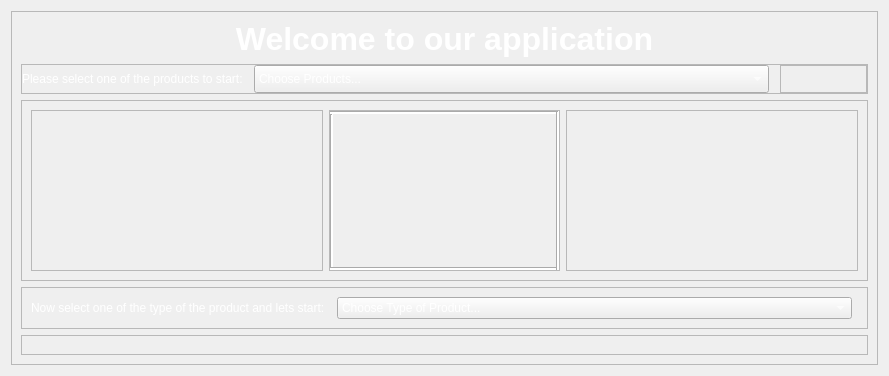
            <widget class="QWidget" name="home_page">
             <property name="styleSheet">
              <string notr="true"/>
             </property>
             <layout class="QVBoxLayout" name="verticalLayout_15">
              <item>
               <widget class="QFrame" name="home1">
                <property name="frameShape">
                 <enum>QFrame::StyledPanel</enum>
                </property>
                <property name="frameShadow">
                 <enum>QFrame::Raised</enum>
                </property>
                <layout class="QVBoxLayout" name="verticalLayout_11">
                 <item>
                  <widget class="QLabel" name="Welcome_title">
                   <property name="styleSheet">
                    <string notr="true">font: 75 24pt &quot;&quot;Calibri&quot;&quot;;
color: rgb(255, 255, 255);</string>
                   </property>
                   <property name="text">
                    <string>&lt;!DOCTYPE HTML PUBLIC &quot;-//W3C//DTD HTML 4.0//EN&quot; &quot;http://www.w3.org/TR/REC-html40/strict.dtd&quot;&gt;
&lt;html&gt;&lt;head&gt;&lt;meta name=&quot;qrichtext&quot; content=&quot;1&quot; /&gt;&lt;style type=&quot;text/css&quot;&gt;
p, li { white-space: pre-wrap; }
&lt;/style&gt;&lt;/head&gt;&lt;body style=&quot; font-family:'Times New Roman'; font-size:24pt; font-weight:72; font-style:normal;&quot;&gt;
&lt;p align=&quot;center&quot; style=&quot; margin-top:12px; margin-bottom:12px; margin-left:0px; margin-right:0px; -qt-block-indent:0; text-indent:0px;&quot;&gt;&lt;span style=&quot; font-weight:600;&quot;&gt;Welcome to our application&lt;/span&gt;&lt;/p&gt;&lt;/body&gt;&lt;/html&gt;</string>
                   </property>
                  </widget>
                 </item>
                 <item>
                  <widget class="QFrame" name="Products_selection_1">
                   <property name="frameShape">
                    <enum>QFrame::StyledPanel</enum>
                   </property>
                   <property name="frameShadow">
                    <enum>QFrame::Raised</enum>
                   </property>
                   <layout class="QHBoxLayout" name="horizontalLayout_8">
                    <property name="spacing">
                     <number>11</number>
                    </property>
                    <property name="leftMargin">
                     <number>0</number>
                    </property>
                    <property name="topMargin">
                     <number>0</number>
                    </property>
                    <property name="rightMargin">
                     <number>0</number>
                    </property>
                    <property name="bottomMargin">
                     <number>0</number>
                    </property>
                    <item alignment="Qt::AlignLeft">
                     <widget class="QLabel" name="prod_mess_start">
                      <property name="styleSheet">
                       <string notr="true">color: rgb(255, 255, 255);
font: 16pt &quot;Calibri&quot;;</string>
                      </property>
                      <property name="text">
                       <string>Please select one of the products to start:</string>
                      </property>
                     </widget>
                    </item>
                    <item alignment="Qt::AlignHCenter">
                     <widget class="QComboBox" name="comboBox">
                      <property name="minimumSize">
                       <size>
                        <width>515</width>
                        <height>28</height>
                       </size>
                      </property>
                      <property name="styleSheet">
                       <string notr="true">color: rgb(255, 255, 255);
font: 12pt &quot;Calibri&quot;;</string>
                      </property>
                      <item>
                       <property name="text">
                        <string>Choose Products...</string>
                       </property>
                      </item>
                     </widget>
                    </item>
                    <item>
                     <widget class="QFrame" name="frame_22">
                      <property name="frameShape">
                       <enum>QFrame::StyledPanel</enum>
                      </property>
                      <property name="frameShadow">
                       <enum>QFrame::Raised</enum>
                      </property>
                     </widget>
                    </item>
                   </layout>
                  </widget>
                 </item>
                 <item>
                  <widget class="QFrame" name="imgh1">
                   <property name="styleSheet">
                    <string notr="true"/>
                   </property>
                   <property name="frameShape">
                    <enum>QFrame::StyledPanel</enum>
                   </property>
                   <property name="frameShadow">
                    <enum>QFrame::Raised</enum>
                   </property>
                   <layout class="QHBoxLayout" name="horizontalLayout_17">
                    <item>
                     <widget class="QFrame" name="frame_15">
                      <property name="frameShape">
                       <enum>QFrame::StyledPanel</enum>
                      </property>
                      <property name="frameShadow">
                       <enum>QFrame::Raised</enum>
                      </property>
                     </widget>
                    </item>
                    <item>
                     <widget class="QFrame" name="imagehome1">
                      <property name="minimumSize">
                       <size>
                        <width>231</width>
                        <height>161</height>
                       </size>
                      </property>
                      <property name="maximumSize">
                       <size>
                        <width>231</width>
                        <height>161</height>
                       </size>
                      </property>
                      <property name="frameShape">
                       <enum>QFrame::StyledPanel</enum>
                      </property>
                      <property name="frameShadow">
                       <enum>QFrame::Raised</enum>
                      </property>
                      <layout class="QGridLayout" name="gridLayout_7">
                       <property name="leftMargin">
                        <number>0</number>
                       </property>
                       <property name="topMargin">
                        <number>0</number>
                       </property>
                       <property name="rightMargin">
                        <number>0</number>
                       </property>
                       <property name="bottomMargin">
                        <number>0</number>
                       </property>
                       <property name="spacing">
                        <number>0</number>
                       </property>
                       <item row="0" column="0" colspan="2">
                        <widget class="Line" name="line">
                         <property name="styleSheet">
                          <string notr="true">background-color: rgb(255, 255, 255);</string>
                         </property>
                         <property name="orientation">
                          <enum>Qt::Horizontal</enum>
                         </property>
                        </widget>
                       </item>
                       <item row="0" column="2" rowspan="3">
                        <widget class="Line" name="line_4">
                         <property name="styleSheet">
                          <string notr="true">background-color: rgb(255, 255, 255);</string>
                         </property>
                         <property name="orientation">
                          <enum>Qt::Vertical</enum>
                         </property>
                        </widget>
                       </item>
                       <item row="1" column="0">
                        <widget class="Line" name="line_3">
                         <property name="styleSheet">
                          <string notr="true">background-color: rgb(255, 255, 255);</string>
                         </property>
                         <property name="orientation">
                          <enum>Qt::Vertical</enum>
                         </property>
                        </widget>
                       </item>
                       <item row="1" column="1">
                        <widget class="QLabel" name="Pic_1">
                         <property name="styleSheet">
                          <string notr="true">Qlabel{border-top-color: rgb(255, 255, 255);
border-left-color: rgb(255, 255, 255);
border-bottom-color: rgb(255, 255, 255);
border-right-color: rgb(255, 255, 255);
image: url(:/Vulkan/vulkan(pd).png);}
</string>
                         </property>
                         <property name="text">
                          <string/>
                         </property>
                        </widget>
                       </item>
                       <item row="2" column="0" colspan="2">
                        <widget class="Line" name="line_2">
                         <property name="styleSheet">
                          <string notr="true">background-color: rgb(255, 255, 255);</string>
                         </property>
                         <property name="orientation">
                          <enum>Qt::Horizontal</enum>
                         </property>
                        </widget>
                       </item>
                      </layout>
                     </widget>
                    </item>
                    <item>
                     <widget class="QFrame" name="frame_16">
                      <property name="frameShape">
                       <enum>QFrame::StyledPanel</enum>
                      </property>
                      <property name="frameShadow">
                       <enum>QFrame::Raised</enum>
                      </property>
                     </widget>
                    </item>
                   </layout>
                  </widget>
                 </item>
                 <item>
                  <widget class="QFrame" name="Product_type">
                   <property name="frameShape">
                    <enum>QFrame::StyledPanel</enum>
                   </property>
                   <property name="frameShadow">
                    <enum>QFrame::Raised</enum>
                   </property>
                   <layout class="QHBoxLayout" name="horizontalLayout_18">
                    <item alignment="Qt::AlignLeft">
                     <widget class="QLabel" name="prod_mess_start_1_2">
                      <property name="styleSheet">
                       <string notr="true">color: rgb(255, 255, 255);
font: 16pt &quot;Calibri&quot;;</string>
                      </property>
                      <property name="text">
                       <string>Now select one of the type of the product and lets start:  </string>
                      </property>
                     </widget>
                    </item>
                    <item>
                     <layout class="QVBoxLayout" name="verticalLayout_6">
                      <property name="spacing">
                       <number>0</number>
                      </property>
                      <item>
                       <widget class="QComboBox" name="comboBox_2">
                        <property name="minimumSize">
                         <size>
                          <width>515</width>
                          <height>0</height>
                         </size>
                        </property>
                        <property name="maximumSize">
                         <size>
                          <width>515</width>
                          <height>16777215</height>
                         </size>
                        </property>
                        <property name="styleSheet">
                         <string notr="true">color: rgb(255, 255, 255);
font: 12pt &quot;Calibri&quot;;</string>
                        </property>
                        <item>
                         <property name="text">
                          <string>Choose Type of Product...</string>
                         </property>
                        </item>
                       </widget>
                      </item>
                     </layout>
                    </item>
                    <item>
                     <widget class="QFrame" name="frame_23">
                      <property name="frameShape">
                       <enum>QFrame::StyledPanel</enum>
                      </property>
                      <property name="frameShadow">
                       <enum>QFrame::Raised</enum>
                      </property>
                     </widget>
                    </item>
                   </layout>
                  </widget>
                 </item>
                 <item>
                  <widget class="QFrame" name="imgh2">
                   <property name="styleSheet">
                    <string notr="true"/>
                   </property>
                   <property name="frameShape">
                    <enum>QFrame::StyledPanel</enum>
                   </property>
                   <property name="frameShadow">
                    <enum>QFrame::Raised</enum>
                   </property>
                   <layout class="QHBoxLayout" name="horizontalLayout_19">
                    <item>
                     <widget class="QFrame" name="frame_19">
                      <property name="frameShape">
                       <enum>QFrame::StyledPanel</enum>
                      </property>
                      <property name="frameShadow">
                       <enum>QFrame::Raised</enum>
                      </property>
                     </widget>
                    </item>
                    <item>
                     <widget class="QFrame" name="frame_21">
                      <property name="frameShape">
                       <enum>QFrame::StyledPanel</enum>
                      </property>
                      <property name="frameShadow">
                       <enum>QFrame::Raised</enum>
                      </property>
                     </widget>
                    </item>
                   </layout>
                  </widget>
                 </item>
                </layout>
               </widget>
              </item>
             </layout>
            </widget>
